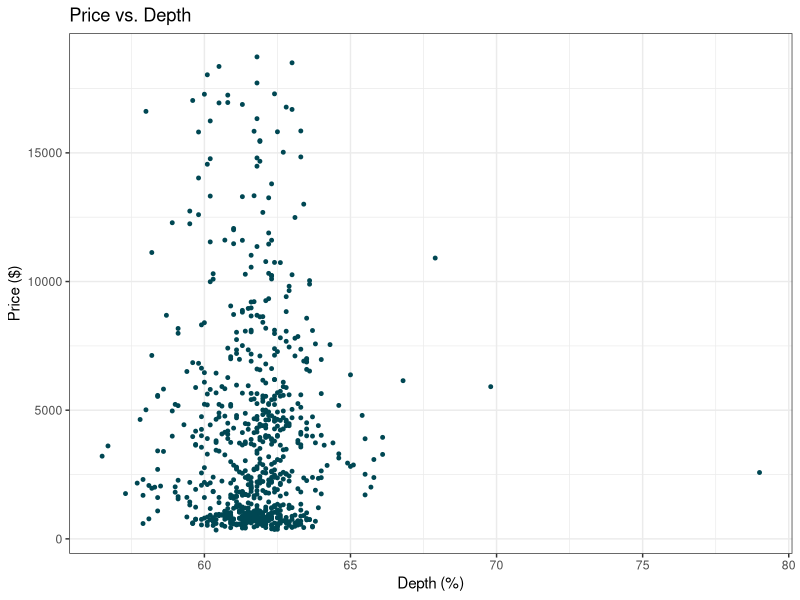

Here is the R script that generated this plot:
myName <- "Danya Zhang"

library(datasets)
data("iris")

#1
iris.vers <- iris[iris$Species=="versicolor",]
ans_1 <- iris.vers

#2
sepal.dif <- iris.vers$Sepal.Length - iris.vers$Sepal.Width

#3
iris.vers$sepal.dif <- sepal.dif


data("mtcars")
#4 
sapply(mtcars, class)

#5
newmtc <- mtcars
newmtc$am<- as.integer(newmtc$am)  
newmtc$cyl<- as.integer(newmtc$cyl)  
newmtc$vs<- as.integer(newmtc$vs)  

library(dplyr)
#6
newmtc <- newmtc %>% mutate_at(vars(drat, wt, qsec), funs(round(., 1)))

#7
iris %>%
  filter(Species == "virginica", Sepal.Width > 3.5) %>%
  select(Sepal.Length:Petal.Width)

#8
iris %>%
  filter(Species == "virginica", Sepal.Width > 3.5) %>%
  select(Sepal.Length:Petal.Width)

#9
iris %>%
  with(which(Species == "virginica" & Sepal.Width > 3.5))

library(ggplot2)
data("diamonds")

#10
ten <- diamonds %>%
  filter(cut == "Ideal" & carat < 0.21)
  nrow(ten)

#11
eleven <- diamonds %>%
  filter((x+y+z) > 40)
  nrow(eleven)

#12
twelve <- diamonds %>%
  filter(price > 10 | depth >= 70)
  nrow(twelve)

#13
diamonds[c(67,982),] %>%
  select(color,y)

#14
diamonds[c(453,792,10489),]

#15
diamonds %>% 
  head(10) %>%
  select(x,y,z)

#16
newdiam <- diamonds %>%
  head(1000)

#17
arrange(newdiam, price)

#18
set.seed(56)
diam750 <- diamonds %>%
  sample_n(750)

#19
summary(diam750)

#20
diam750 %>%
  ggplot(aes(x = depth, y = price)) +
  labs(title = "Price vs. Depth", x = "Depth (%)", y = "Price ($)") +
  geom_point(size=1, color = "#004753") +
  theme_bw()






